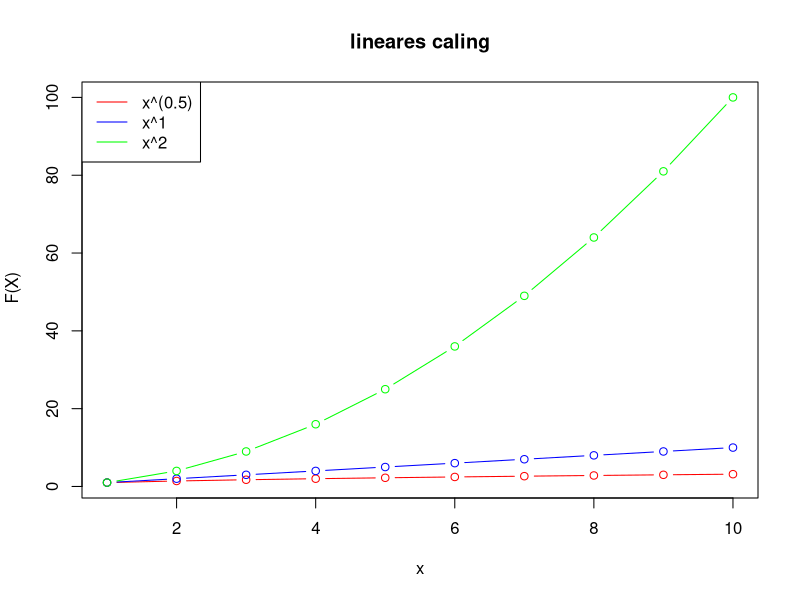
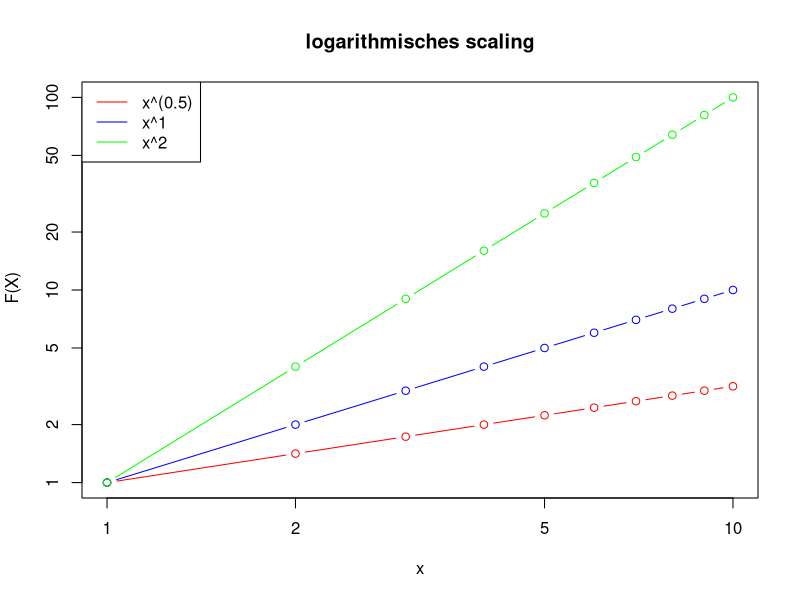

Write R code to recreate these figures, in order. (Note: this script raises an error after producing the figures.)
## ---- chunk 1
#Wertebereich x von 1 bis 10
x<-c(1:10)

#definintion der funtionen
function_1<-x^(0.5)
function_2<-x^1
function_3<-x^2

# plot linear scaling:
plot(range(x), range(floor(min(function_1,function_2,function_3)):
              ceiling(max(function_1,function_2,function_3))), 
              type = "n", ylab = " F(X)", xlab = "x", 
              main = "lineares caling")
lines(x, function_1, type = "b", col = "red")
lines(x, function_2, type = "b", col = "blue")
lines(x, function_3, type = "b", col = "green")
legend("topleft", legend = c("x^(0.5)", "x^1", "x^2"), 
              col = c("red","blue","green"), lty = "solid")

#plot logarithmic scaling
plot(range(x), range(floor(min(function_1,function_2,function_3)):
              ceiling(max(function_1,function_2,function_3))), 
              type = "n", ylab = " F(X)", xlab = "x", 
              main = "logarithmisches scaling", log = "xy")
lines(x, function_1, type = "b", col = "red")
lines(x, function_2, type = "b", col = "blue")
lines(x, function_3, type = "b", col = "green")
legend("topleft", legend = c("x^(0.5)", "x^1", "x^2"), 
       col = c("red","blue","green"), lty = "solid")
## ---- chunk 2
#Wertebereich x von 1 bis 10
x<-c(1:10)

#definintion der funtionen
function_1<-exp(0.5*x)
function_2<-exp(1*x)
function_3<-exp(2*x)

# plot linear/linear scaling:
plot(range(x), range(floor(min(function_1,function_2,function_3)):
            ceiling(max(function_1,function_2,function_3))), 
            type = "n", ylab = " F(X)", xlab = "x", 
            main = "x-Achse und y-Achse linear scaliert")
lines(x, function_1, type = "b", col = "red")
lines(x, function_2, type = "b", col = "blue")
lines(x, function_3, type = "b", col = "green")
legend("topleft", legend = c("e^(0.5x)", "e^(x)", "e^(2x)"), 
            col = c("red","blue","green"), lty = "solid")

#plot linear/logarithmic scaling
plot(range(x), range(floor(min(function_1,function_2,function_3)):
            ceiling(max(function_1,function_2,function_3))), 
            type = "n", ylab = " F(X)", xlab = "x", 
            main = "x-Achse linear und y-Achse logarithmisch scaliert", log = "y")
lines(x, function_1, type = "b", col = "red")
lines(x, function_2, type = "b", col = "blue")
lines(x, function_3, type = "b", col = "green")
legend("topleft", legend = c("e^(0.5x)", "e^(x)", "e^(2x)"), 
            col = c("red","blue","green"), lty = "solid")

## ---- chunk 3
#Wertebereich x von 1 bis 10
x<-c(1:10)

#definintion der funtionen
function_1<-log(0.5*x)
function_2<-log(1*x)
function_3<-log(2*x)

# plot linear/linear scaling:
plot(range(x), range(floor(min(function_1,function_2,function_3)):
              ceiling(max(function_1,function_2,function_3))), 
              type = "n", ylab = " F(X)", xlab = "x", 
              main = "x-Achse und y-Achse linear scaliert")
lines(x, function_1, type = "b", col = "red")
lines(x, function_2, type = "b", col = "blue")
lines(x, function_3, type = "b", col = "green")
legend("topleft", legend = c("ln(0.5x)", "ln(x)", "ln(2x)"),
              col = c("red","blue","green"), lty = "solid")

#plot logarithmic/linear scaling
plot(range(x), range(floor(min(function_1,function_2,function_3)):
              ceiling(max(function_1,function_2,function_3))), 
              type = "n", ylab = " F(X)", xlab = "x", 
              main = "x-Achse logartithmisch und y-Achse linear scaliert", 
              log = "x")
lines(x, function_1, type = "b", col = "red")
lines(x, function_2, type = "b", col = "blue")
lines(x, function_3, type = "b", col = "green")
legend("topleft", legend = c("ln(0.5x)", "ln(x)", "ln(2x)"), 
            col = c("red","blue","green"), lty = "solid")

## ---- chunk 4
#import data 
us_states_productions <- read.csv("US_States_Production.csv")
names(us_states_productions)[2] <- "state" 
names(us_states_productions)[3] <- "year"
names(us_states_productions)[4] <- "privat_capital"
names(us_states_productions)[5] <- "street_capital"
names(us_states_productions)[6] <- "water_capital"
names(us_states_productions)[7] <- "utility_capital"
names(us_states_productions)[8] <- "public_capital"
names(us_states_productions)[9] <- "state_product"
names(us_states_productions)[10] <- "employment"
names(us_states_productions)[11] <- "unemployment_rate"
## ---- chunk 5
# Mean Unemployment rate per year
y1970 <- subset(us_states_productions, year == 1970)
rate1970 <- mean(y1970$unemployment_rate)

y1971 <- subset(us_states_productions, year == 1971)
rate1971 <- mean(y1971$unemployment_rate)

y1972 <- subset(us_states_productions, year == 1972)
rate1972 <- mean(y1972$unemployment_rate)

y1973 <- subset(us_states_productions, year == 1973)
rate1973 <- mean(y1973$unemployment_rate)

y1974 <- subset(us_states_productions, year == 1974)
rate1974 <- mean(y1974$unemployment_rate)

y1975 <- subset(us_states_productions, year == 1975)
rate1975 <- mean(y1975$unemployment_rate)

y1976 <- subset(us_states_productions, year == 1976)
rate1976 <- mean(y1970$unemployment_rate)

y1977 <- subset(us_states_productions, year == 1977)
rate1977 <- mean(y1977$unemployment_rate)

y1978 <- subset(us_states_productions, year == 1978)
rate1978 <- mean(y1978$unemployment_rate)

y1979 <- subset(us_states_productions, year == 1979)
rate1979 <- mean(y1979$unemployment_rate)

y1980 <- subset(us_states_productions, year == 1980)
rate1980 <- mean(y1980$unemployment_rate)

y1981 <- subset(us_states_productions, year == 1981)
rate1981 <- mean(y1981$unemployment_rate)

y1982 <- subset(us_states_productions, year == 1982)
rate1982 <- mean(y1982$unemployment_rate)

y1983 <- subset(us_states_productions, year == 1983)
rate1983 <- mean(y1983$unemployment_rate)

y1984 <- subset(us_states_productions, year == 1984)
rate1984 <- mean(y1984$unemployment_rate)

y1985 <- subset(us_states_productions, year == 1985)
rate1985 <- mean(y1985$unemployment_rate)

y1986 <- subset(us_states_productions, year == 1986)
rate1986 <- mean(y1986$unemployment_rate)

rates <- c(rate1970, rate1971, rate1972, rate1973, rate1974, rate1975, rate1976, rate1977, rate1978, rate1979, rate1980, rate1981, rate1982, rate1983, 
           rate1984, rate1985, rate1986)
year <- c(1970, 1971, 1972, 1973, 1974, 1975, 1976, 1977, 1978, 1979, 1980, 1981, 1982, 1983, 1984, 1985, 1986)
year_rate <- c(year, rates)
year_rates <- matrix(year_rate, ncol = 2, nrow = 17)

plot(year_rates, type = "b", ylab = "Unemployment rate", xlab = "Year", 
              main = "Unemployment rate between 1970 and 1986 in the United States")
## ---- chunk 6
states <- unique(us_states_productions$state)

st1 <- subset(us_states_productions, state == states[1])
priv_cap <- c()
for (i in 1:48) {
  st <- subset(us_states_productions, state == states[i])
  st_avg <- mean(st$privat_capital)
  priv_cap <- c(priv_cap, st_avg)
}
order_priv_cap <- order(priv_cap, decreasing = TRUE)
highst_priv_cap <- matrix(order_priv_cap, nrow = 5, ncol = 1)
highst_priv_cap
state1 <- states[4]
state2 <- states[30]
state3 <- states[41]
state4 <- states[11]
state5 <- states[36]

state1
state2
state3
state4
state5

five_states1 <- subset(us_states_productions, state == "CALIFORNIA")
five_states2 <- subset(us_states_productions, state == "NEW_YORK")
five_states3 <- subset(us_states_productions, state == "TEXAS")
five_states4 <- subset(us_states_productions, state == "ILLINOIS")
five_states5 <- subset(us_states_productions, state == "PENNSYLVANIA")

year_capC <- matrix(c(five_states1$year, five_states1$privat_capital), nrow = 17, ncol = 2)
year_capN <- matrix(c(five_states2$year, five_states2$privat_capital), nrow = 17, ncol = 2)
year_capT <- matrix(c(five_states3$year, five_states3$privat_capital), nrow = 17, ncol = 2)
year_capI <- matrix(c(five_states4$year, five_states4$privat_capital), nrow = 17, ncol = 2)
year_capP <- matrix(c(five_states5$year, five_states5$privat_capital), nrow = 17, ncol = 2)

plot(year_capC, type = "b", ylab = "private capital", xlab = "Year", 
              main = "Private capital between 1970 and 1986 for California")
plot(year_capN, type = "b", ylab = "private capital", xlab = "Year", 
              main = "Private capital between 1970 and 1986 for New York")
plot(year_capT, type = "b", ylab = "private capital", xlab = "Year", 
              main = "Private capital between 1970 and 1986 for Texas")
plot(year_capI, type = "b", ylab = "private capital", xlab = "Year", 
              main = "Private capital between 1970 and 1986 for Illinois")
plot(year_capP, type = "b", ylab = "private capital", xlab = "Year", 
              main = "Private capital between 1970 and 1986 for Pennsylvania")

## ---- chunk 7
pub_cap <- c()
for (i in 1:48) {
  st <- subset(us_states_productions, state == states[i])
  st_avg <- mean(st$public_capital)
  pub_cap <- c(pub_cap, st_avg)
}
order_high_pub_cap <- order(pub_cap, decreasing = TRUE)
order_low_pub_cap <- order(pub_cap)
highst_pub_cap <- matrix(order_high_pub_cap, nrow = 1, ncol = 1)
lowest_pub_cap <- matrix(order_low_pub_cap, nrow = 1, ncol = 1)
highst_pub_cap
lowest_pub_cap
statePubHigh <- states[41]
statePubLow <- states[43]
statePubHigh
statePubLow

Texas <- subset(us_states_productions, state == "TEXAS")
Vermont <- subset(us_states_productions, state == "VERMONT")

year_pub_capT <- matrix(c(Texas$year, Texas$privat_capital), nrow = 17, ncol = 2)
year_pub_capV <- matrix(c(Vermont$year, Vermont$privat_capital), nrow = 17, ncol = 2)

plot(year_pub_capT, type = "b", ylab = "private capital", xlab = "Year", 
              main = "Public capital between 1970 and 1986 for Texas")
plot(year_pub_capV, type = "b", ylab = "private capital", xlab = "Year", 
              main = "Public capital between 1970 and 1986 for Vermont")

## ---- chunk 8
unemp_rate <- c()
for (i in 1:48) {
  st <- subset(us_states_productions, state == states[i])
  st_avg <- mean(st$unemployment_rate)
  unemp_rate <- c(unemp_rate, st_avg)
}
order_unemp_rate <- order(unemp_rate, decreasing = TRUE)
highst_unemp_rate <- matrix(order_unemp_rate, nrow = 2, ncol = 1)
highst_unemp_rate
stateUn1 <- states[20]
stateUn2 <- states[46]

stateUn1
stateUn2

Michigan <- subset(us_states_productions, state == states[1])
W_Verginia <- subset(us_states_productions, state == states[2])

year_unempM <- matrix(c(Michigan$year, Michigan$unemployment_rate), nrow = 17, ncol = 2)
mean1 = mean(Michigan$unemployment_rate)
sd1 = sd(Michigan$unemployment_rate)
cat("mean Michigan: ", mean1, "\n")
cat("sd Michigan: " ,sd1, "\n")

year_unempV <- matrix(c(W_Verginia$year, W_Verginia$unemployment_rate), nrow = 17, ncol = 2)
mean2 = mean(W_Verginia$unemployment_rate)
sd2 = sd(W_Verginia$unemployment_rate)
cat("mean W_Verginia: ",mean2, "\n")
cat("sd W_Verginia: ", sd2, "\n")

#x <- rnorm(17, mean = 9.694118, sd = 2.881942)
#y <- rnorm(17, mean = 9.270588, sd = 3.804728)

x<-Michigan$unemployment_rate
y<-W_Verginia$unemployment_rate 

d <- data.frame(treatment=c(x,y), id = year_unempM) 
f <- data.frame(treatment=c(x,y), id = year_unempV) 
boxplot(d[1],  ylab= "Unemployment Rate in %",
        main="Unemployment rate between 1970 and 1986", xlab = "Michigan", ylim=range(0:20))
boxplot(f[1],  ylab= "Unemployment Rate in %",
        main="Unemployment rate between 1970 and 1986", xlab = "West_Verginia",ylim = range(0:20))


## ---- chunk 9
street_cap <- c()
for (i in 1:48) {
  st <- subset(us_states_productions, state == states[i])
  st_avg <- mean(st$street_capital)
  street_cap <- c(street_cap, st_avg)
}
order_street_cap <- order(street_cap)
lowest_street_cap <- matrix(order_street_cap, nrow = 2, ncol = 1)
lowest_street_cap
stateStr1 <- states[43]
stateStr2 <- states[37]

stateStr1
stateStr2

Vermont <- subset(us_states_productions, state == "VERMONT")
R_Island <- subset(us_states_productions, state == "RHODE_ISLAND")

year_street_capV <- matrix(c(Vermont$year, Vermont$street_capital), nrow = 17, ncol = 2)
mean3 = mean(Vermont$street_capital)
sd3 = sd(Vermont$street_capital)
mean3
sd3
year_street_capR <- matrix(c(R_Island$year, R_Island$street_capital), nrow = 17, ncol = 2)
mean4 = mean(R_Island$street_capital)
sd4 = sd(R_Island$street_capital)
mean4
sd4

#x2 <- rnorm(17, mean = 1923.651, sd = 68.94504)
#y2 <- rnorm(17, mean = 2040.148, sd = 146.6524)
x2<-Vermont$street_capital
y2<-R_Island$street_capital

d2 <- data.frame(treatment=c(x2,y2), id= factor(year_street_capV))
f2 <- data.frame(treatment=c(x2,y2), id= factor(year_street_capR))

boxplot(d2[1], ylab = "Highway and street capital",
        xlab = "Vermont",main="Highway & street capital between 1970 and 1986") 
boxplot(f2[1], ylab = "Highway & street capital",
        xlab = "R_Island",main="Highway & street capital between 1970 and 1986")


## ---- chunk 10
#jedes jahr von 1970 bis 1986 wird betrachtet
y<-1970:1086


